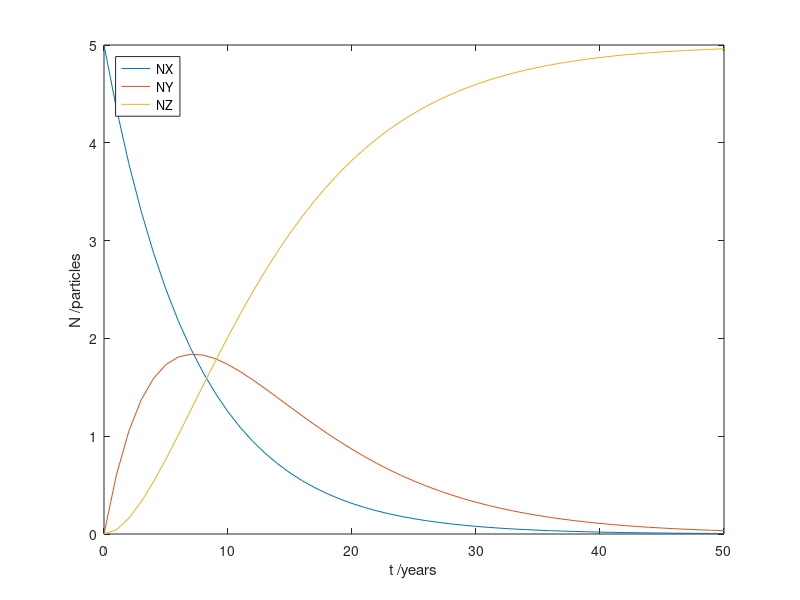

This figure's MATLAB source: (Note: this script raises an error after producing the figure.)
Xhalf = input("X half life: ");
Yhalf = input("Y half life: ");
N0 = input("Original size of X: ");
pops = zeros(51,3);
t = [0:50]

ax = log(2)/(Xhalf);
ay = log(2)/(Yhalf);

for i = 0:50
    NX = N0*exp(-ax*i);
    if ax ~= ay
        NY = N0*ax*(exp(-ax*i)-exp(-ay*i))/(ay-ax);
    else
        NY = N0*ax*i*exp(-ax*i);
    end
    NZ = N0 - NX - NY;
    pops(i+1,1) = NX;
    pops(i+1,2) = NY;
    pops(i+1,3) = NZ;
end

disp(pops);

plot(t, pops);
xlabel('t /years') 
ylabel('N /particles')
legend({'NX','NY','NZ'},'Location','northwest')
ax = gca;
ax.FontSize = 13;
